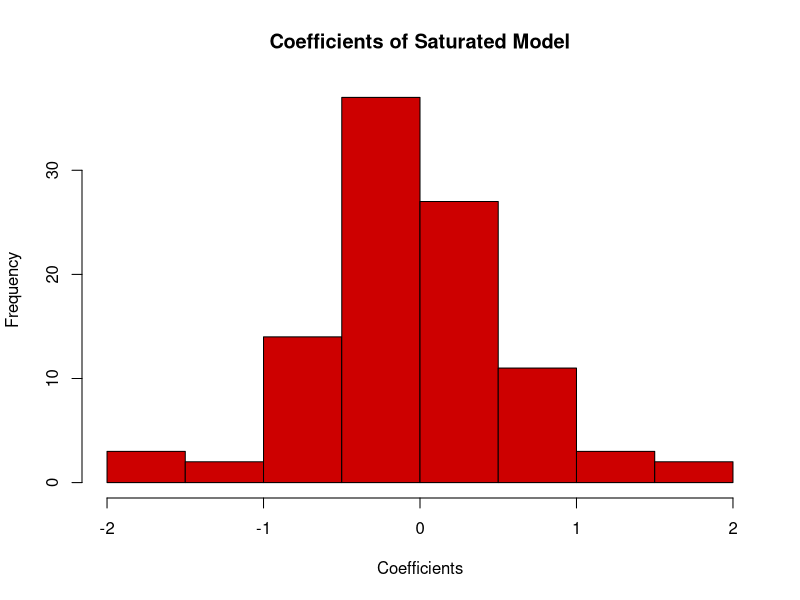

This figure's R source:
#############################################
#
# Introduction to Prediction Modelling.
#
# Exercise & Pratical Solutions: GLM-III.
#
#############################################
#############################################
#############################################
### Exo 1: Multicollinearity
# (Chapter 3 in ISLR.)

library(MASS)

############
### MODEL (1).
############
### Fit multiple regression with all variables, using a dot in the formula of lm,
# to represent all other variables.
mod.all <- lm(medv~.,data=Boston)
summary(mod.all)

### Compute Variance Inflation Factors (VIFs) of all variables:
require(car)
vif(mod.all)
# (Several of the variables have VIFs greater than 5.) 

### Identify variable with largest VIF.
which(vif(mod.all)==max(vif(mod.all)))

############
### MODEL (2).
############
### Remove variable with largest VIF from model.
mod.all.notax=lm(medv~.-tax,data=Boston)
summary(mod.all.notax)

### An identical way to update your model 
mod.all.notax=update(mod.all, ~.-tax)
summary(mod.all.notax)

### Compare R^2 of two models.
c(summary(mod.all)$r.squared,summary(mod.all.notax)$r.squared)
# R^2 for full model is greater than for model without tax. 
summary(mod.all)$r.squared > summary(mod.all.notax)$r.squared
# 0.74 for full model and 0.73 for the model excluding tax variable.
# The result does not show that the tax variable is not significantly important for modelling
# Due to the small amount of difference of R2 between the mdoels.


### F-test comparing the two models.
anova(mod.all,mod.all.notax)
### Consider also the VIFs of the variables in the model after removing tax. 
vif(mod.all.notax)

#############################################
#############################################
#############################################
### Exo 2: Finding the proverbial needle in the haystack.
# (One significant variable in the midst of many insignificant ones.)

### n=p+1.
n  <- 100
p  <- 99
mu <- 0; sig <- 1
y  <- rnorm(n,mu,sig)
X  <- matrix(0,n,p+1)

### The correlated variable:
X[,1] <- y + rnorm(n)
### The uncorrelated variables:
for(j in 2:(p+1)) X[,j] <- rnorm(n,mu,sig)

### Put it all together as a data frame for analysis. 
data <- data.frame(cbind(y,X));
names(data) <- c("y",paste0("x",1:100))
    
### Compare regressions for x1 and x2, independently.
summary(lm("y~x1",data))
summary(lm("y~x2",data))

### Coefficients for variables 1 to 98 included in the model.
formula <- paste0("y~x1",paste0("+x",2:98,collapse=""))
print(formula)
lm.fit98 <- lm(formula,data)
### Print summary of coefficients for the first 5 parameters. 
summary(lm.fit98)$coefficients[1:5,]

### Plot a histogram of the coefficients:
hist(coef(lm.fit98),col="red3",main="Coefficients of Saturated Model",xlab="Coefficients")
# (The coefficients are essentially normally distributed around zero.)
# Which means most of the coefficients are not significant in the model
# This variables will be excluded when we use regularisation such as LASSO

###################
### Saturated (singular) models.

### Coefficients for variables 1 to 99 included in the model.
formula <- paste0("y~x1",paste0("+x",2:99,collapse=""))
print(formula)
lm.fit99 <- lm(formula,data)
### Print summary of coefficients for the first 5 parameters. 
summary(lm.fit99)$coefficients[1:5,]

### Coefficients for variables 1 to 100 included in the model.
lm.fit100 <- lm(y~.,data)
summary(lm.fit100)$coefficients[1:5,]

####
# EoF
